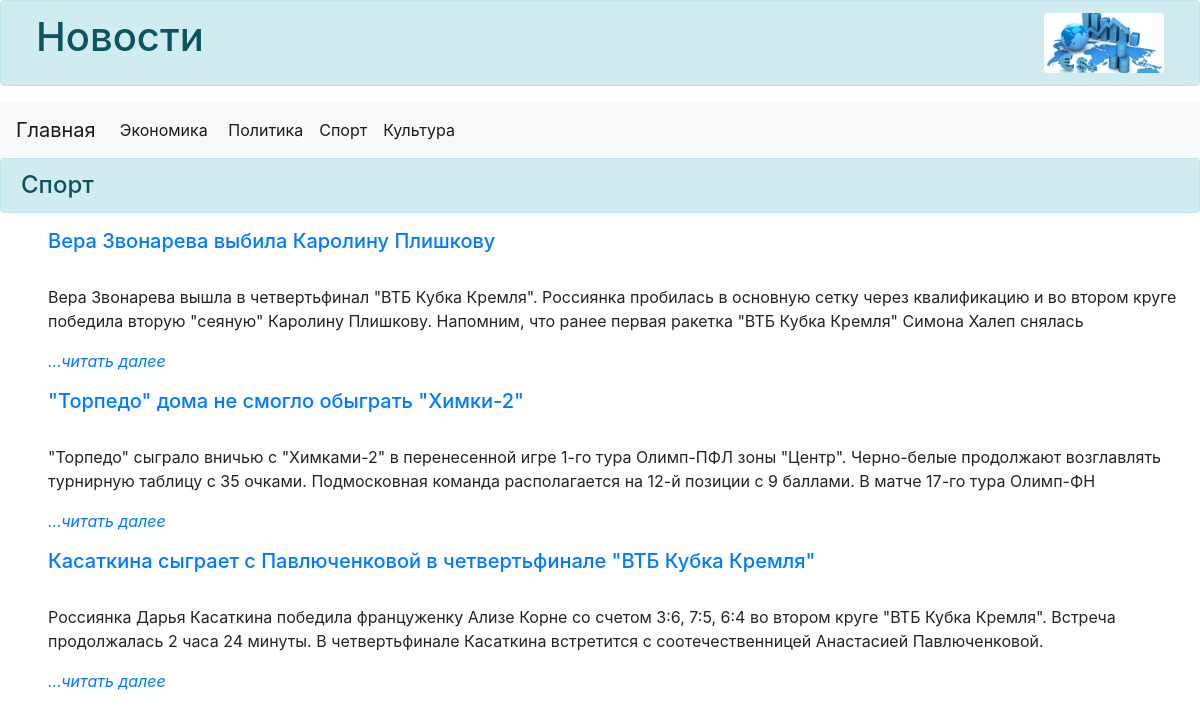
The app's page /newssport.php with its own data.
### tables this page shows
CREATE TABLE `sport` (
  `id` int(11) NOT NULL,
  `title` varchar(255) NOT NULL,
  `text` varchar(2555) NOT NULL,
  `date` timestamp NOT NULL,
  `id_category` int(11) NOT NULL,
  `image` varchar(2555) NOT NULL
);

### newssport.php (the view, shortened to what this page needs)
<!DOCTYPE html>
	<html>
		<head>
		<link rel="stylesheet" href="https://stackpath.bootstrapcdn.com/bootstrap/4.1.3/css/bootstrap.min.css">
		</head>
		<html>
		<div class="container-fluid">
			<div class="row alert alert-info">
				<div class="col-md-3">
		<h1>Новости</h1>
				</div>
				<div class="col">
		<img src="news.jpg" class="rounded float-right" alt="" style="height: 60px;">
				</div>
			</div>
		</div>
		<nav class="navbar navbar-expand-lg navbar-light bg-light">
			<a class="navbar-brand" href="index.php">Главная</a>
  <div class="collapse navbar-collapse" id="navbarSupportedContent" >
    <ul class="navbar-nav mr-auto">
      <li class="nav-item active">
        <a class="nav-link" href="newsecon.php">Экономика  <span><img src=""</span></a>
      </li>
       <li class="nav-item active">
        <a class="nav-link" href="newspolit.php">Политика <span class="sr-only">(current)</span></a>
      </li>
       <li class="nav-item active">
        <a class="nav-link" href="newssport.php">Спорт <span class="sr-only">(current)</span></a>
      </li>
       <li class="nav-item active">
        <a class="nav-link" href="newsculture.php">Культура<span class="sr-only">(current)</span></a>
      </li>
    </ul>
  </div>
		</nav>
<h4 class="alert alert-info">Спорт</h1>
	<?php
	$connection = mysqli_connect('127.0.0.1','natasha','password','news');
?>
	<div class="pl-5">
<?php $news = mysqli_query($connection, "SELECT * FROM `sport`");
				while ($row = $news->fetch_assoc()){
					echo "<section><h5><a href=\"sport.php?id=".$row['id']."\">".$row['title']."</a></h5><br /><p>".mb_substr($row['text'],0,250)."<p class=\"font-italic\"><a href=\"sport.php?id=".$row['id']."\">...читать далее
					</a></p></section>";
				}
			?>
		</div>

### records on screen
sport: title "Вера Звонарева выбила Каролину Плишкову", text "Вера Звонарева вышла в четвертьфинал \"ВТБ Кубка Кремля\". Россиянка пробилась в основную сетку через квалификацию и во втором круге победила вторую \"сеяную\" Каролину Плишкову. Напомним, что ранее первая ракетка \"ВТБ Кубка Кремля\" Симона Халеп снялась"
sport: title "\"Торпедо\" дома не смогло обыграть \"Химки-2\"", text "\"Торпедо\" сыграло вничью с \"Химками-2\" в перенесенной игре 1-го тура Олимп-ПФЛ зоны \"Центр\". Черно-белые продолжают возглавлять турнирную таблицу с 35 очками. Подмосковная команда располагается на 12-й позиции с 9 баллами. В матче 17-го тура Олимп-ФН"
sport: title "Касаткина сыграет с Павлюченковой в четвертьфинале \"ВТБ Кубка Кремля\"", text "Россиянка Дарья Касаткина победила француженку Ализе Корне со счетом 3:6, 7:5, 6:4 во втором круге \"ВТБ Кубка Кремля\". Встреча продолжалась 2 часа 24 минуты. В четвертьфинале Касаткина встретится с соотечественницей Анастасией Павлюченковой."
